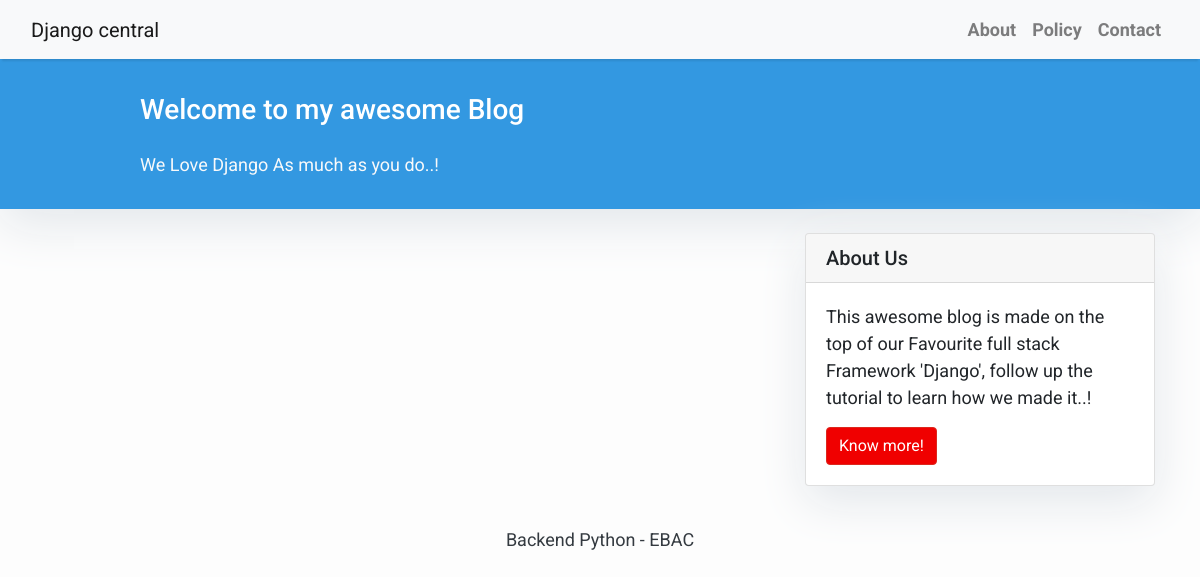
Page /home on the earlier database version.
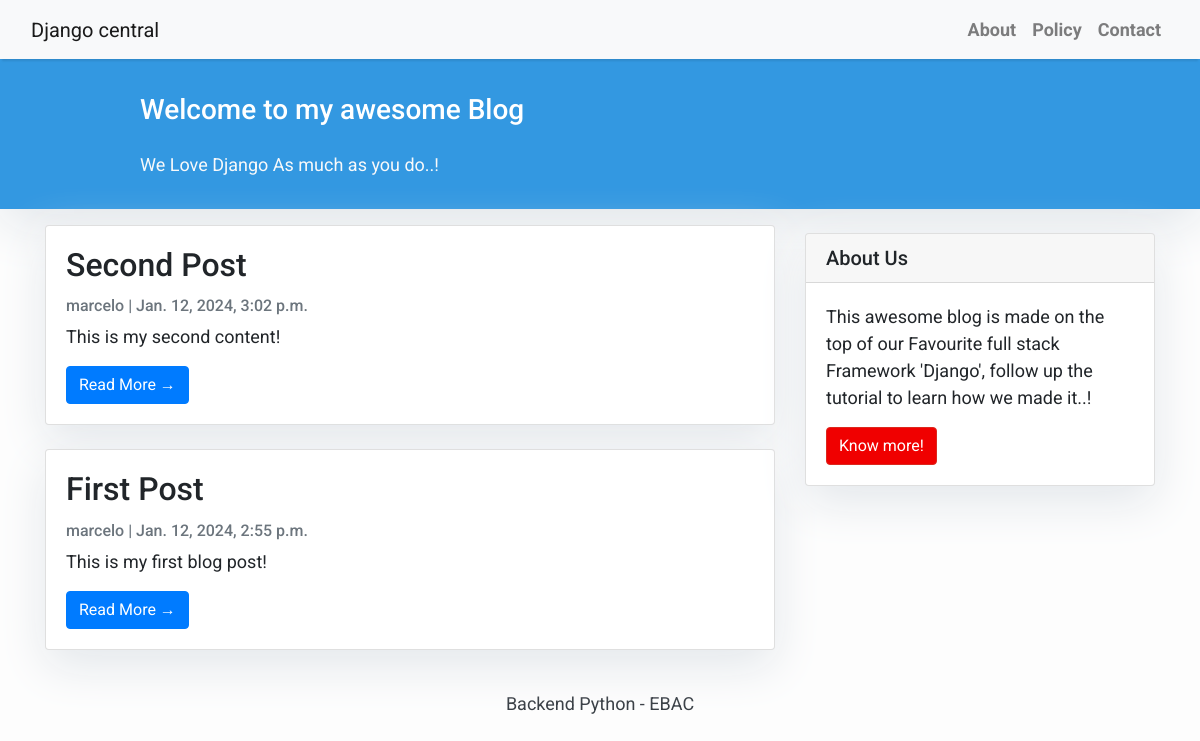
Same page on the later database version.
### blog/models/post.py (models this page shows, shortened)
class Post(models.Model):
    title = models.CharField(max_length=200, unique=True)
    slug = models.SlugField(max_length=200, unique=True)
    author = models.ForeignKey(User, on_delete=models.CASCADE, related_name='blog_posts')
    updated_on = models.DateTimeField(auto_now_add=True)
    content = models.TextField()
    created_on = models.DateTimeField(auto_now_add=True)
    status = models.IntegerField(choices=STATUS, default=0)
    class Meta:
        ordering = ['-created_on']

### blog/views/post_view.py (the view)
# urls.py: path('', views.PostView.as_view(), name='home'),
class PostView(generic.ListView):
    queryset = Post.objects.filter(status=1).order_by('-created_on')
    template_name = 'index.html'

### templates/index.html (shortened to what this page needs)
{% extends "base.html" %}
{% block content %}
<header class="masthead">
    <div class="container">
        <div class="row">
            <div class=" col-md-8 col-md-10 mx-auto">
                <div class="site-heading">
                    <h3 class=" site-heading my-4 mt-3 text-white"> Welcome to my awesome Blog </h3>
                    <p class="text-light">We Love Django As much as you do..! &nbsp
                    </p>
                </div>
            </div>
        </div>
    </div>
</header>
<div class="container">
    <div class="row">
        <div class="col-md-8 mt-3 left">
            {% for post in post_list %}
            <div class="card mb-4">
                <div class="card-body">
                    <h2 class="card-title">{{ post.title }}</h2>
                    <p class="card-text text-muted h6">{{ post.author }} | {{ post.created_on}} </p>
                    <p class="card-text">{{post.content|slice:":200" }}</p>
                    <a href="{% url 'post_detail' post.slug  %}" class="btn btn-primary">Read More &rarr;</a>
                </div>
            </div>
            {% endfor %}
        </div>
        {% block sidebar %} {% include 'sidebar.html' %} {% endblock sidebar %}
    </div>
</div>
{%endblock%}

### templates/base.html (shortened to what this page needs)
<!DOCTYPE html>
<html>
    <head>
        <link rel="stylesheet" href="https://maxcdn.bootstrapcdn.com/bootstrap/4.0.0/css/bootstrap.min.css"
 />
    </head>
    <body>
        <nav class="navbar navbar-expand-lg navbar-light bg-light shadow" id="mainNav">
            <div class="container-fluid">
                <a class="navbar-brand" href="{% url 'home' %}">Django central</a>
                <div class="collapse navbar-collapse" id="navbarResponsive">
                    <ul class="navbar-nav ml-auto">
                        <li class="nav-item text-black">
                            <a class="nav-link text-black font-weight-bold" href="#">About</a>
                        </li>
                        <li class="nav-item text-black">
                            <a class="nav-link text-black font-weight-bold" href="#">Policy</a>
                        </li>
                        <li class="nav-item text-black">
                            <a class="nav-link text-black font-weight-bold" href="#">Contact</a>
                        </li>
                    </ul>
                </div>
            </div>
        </nav>
        {% block content %}{% endblock content %}
        <footer class="py-3 bg-grey">
            <p class="m-0 text-dark text-center ">Backend Python - EBAC</p>
        </footer>
    </body>
</html>

### templates/sidebar.html
{% block sidebar %}
<div class="col-md-4 float-right ">
    <div class="card my-4">
        <h5 class="card-header">About Us</h5>
        <div class="card-body">
            <p class="card-text"> This awesome blog is made on the top of our Favourite full stack Framework 'Django',
                follow up the tutorial to learn how we made it..!</p>
            <a href="#" class="btn btn-danger">Know more!</a>
        </div>
    </div>
</div>
{% endblock sidebar %}

### templates/base.html (style rules this page uses)
body { font-family: "Roboto", sans-serif; font-size: 17px; background-color: #fdfdfd; }
.shadow { box-shadow: 0 4px 2px -2px rgba(0, 0, 0, 0.1); }
.btn-danger { color: #fff; background-color: #f00000; border-color: #dc281e; }
.masthead { background: #3398E1; height: auto; padding-bottom: 15px; box-shadow: 0 16px 48px #E3E7EB; padding-top: 10px; }

### templates/index.html (style rules this page uses)
body { font-family: "Roboto", sans-serif; font-size: 18px; background-color: #fdfdfd; }
.card { box-shadow: 0 16px 48px #E3E7EB; }

Differences in the rows shown:
added Post: title "Second Post", author "marcelo", created_on "Jan. 12, 2024, 3:02 p.m.", content "This is my second content!"
added Post: title "First Post", author "marcelo", created_on "Jan. 12, 2024, 2:55 p.m.", content "This is my first blog post!"
